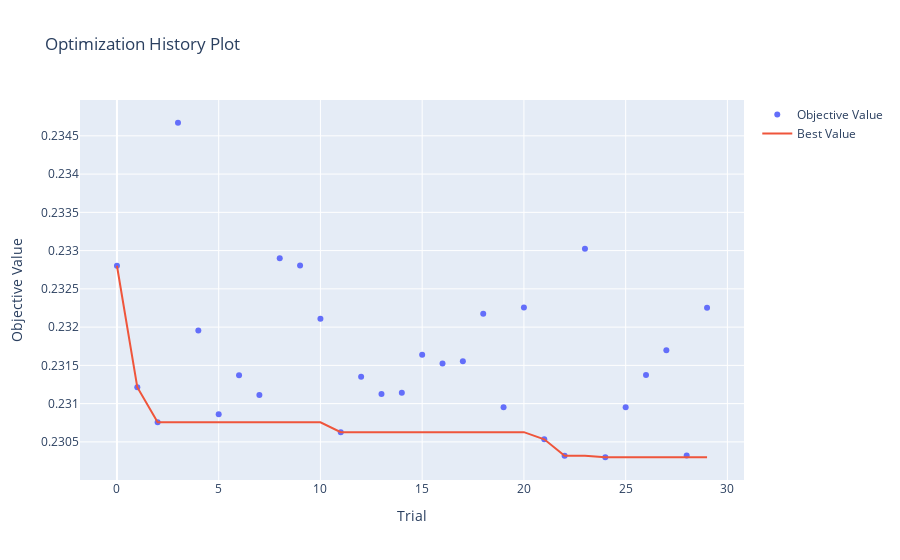

The notebook cell this image was saved under:
### Markdown cell above
The first plot above looks like a typical optimization history plot. Big spikes indicate that Optuna tries new regions for the sampling, 

The second plot can help us determine regions where the validation loss tends to be smaller.

### Code cell
# I didn't know optuna had a similar function before constructing mine, lol

from plotly.io import show
fig = optuna.visualization.plot_optimization_history(study_encdec)
show(fig)

### Figure 1 — Plotly figure (JSON) as saved in the notebook; plotly's stock layout.template omitted (floating-point values rounded to 4 significant figures)
{"data": [{"mode": "markers", "name": "Objective Value", "type": "scatter", "x": [0, 1, 2, 3, 4, 5, 6, 7, 8, 9, 10, 11, 12, 13, 14, 15, 16, 17, 18, 19, 20, 21, 22, 23, 24, 25, 26, 27, 28, 29], "y": [0.2328, 0.2312, 0.2308, 0.2347, 0.232, 0.2309, 0.2314, 0.2311, 0.2329, 0.2328, 0.2321, 0.2306, 0.2313, 0.2311, 0.2311, 0.2316, 0.2315, 0.2316, 0.2322, 0.231, 0.2323, 0.2305, 0.2303, 0.233, 0.2303, 0.231, 0.2314, 0.2317, 0.2303, 0.2323]}, {"mode": "lines", "name": "Best Value", "type": "scatter", "x": [0, 1, 2, 3, 4, 5, 6, 7, 8, 9, 10, 11, 12, 13, 14, 15, 16, 17, 18, 19, 20, 21, 22, 23, 24, 25, 26, 27, 28, 29], "y": [0.2328, 0.2312, 0.2308, 0.2308, 0.2308, 0.2308, 0.2308, 0.2308, 0.2308, 0.2308, 0.2308, 0.2306, 0.2306, 0.2306, 0.2306, 0.2306, 0.2306, 0.2306, 0.2306, 0.2306, 0.2306, 0.2305, 0.2303, 0.2303, 0.2303, 0.2303, 0.2303, 0.2303, 0.2303, 0.2303]}, {"marker": {"color": "#cccccc"}, "mode": "markers", "name": "Infeasible Trial", "showlegend": false, "type": "scatter", "x": [], "y": []}], "layout": {"title": {"text": "Optimization History Plot"}, "xaxis": {"title": {"text": "Trial"}}, "yaxis": {"title": {"text": "Objective Value"}}}}
